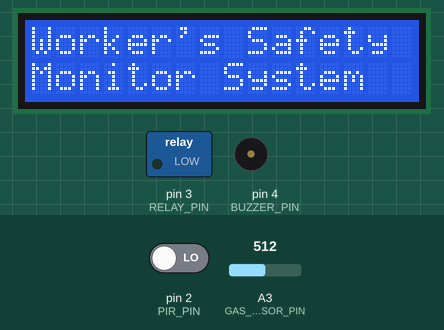
Bench run of a sketch on a simulated Arduino Uno, built with avr-gcc and run on an emulated ATmega328P. On the bench: 16×2 character LCD, switched loads named in the sketch (green lamp = pin HIGH), buzzer (waves = sounding). The inputs (shaded band) are chosen by the test bench; at power-on: A3 (GAS_SENSOR_PIN) = 512, pin 2 (PIR_PIN) LOW. Pins used as bus, display or sensor lines are not drawn; what the sketch prints to the serial monitor is not drawn.

Above: at 0.1 s.
4.3 s: A3 (GAS_SENSOR_PIN) set to 587
5.8 s: A3 (GAS_SENSOR_PIN) set to 613
At 6.3 s:
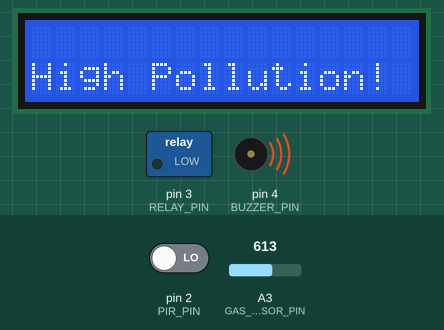
8.0 s: pin 2 (PIR_PIN) driven HIGH
At 9.4 s:
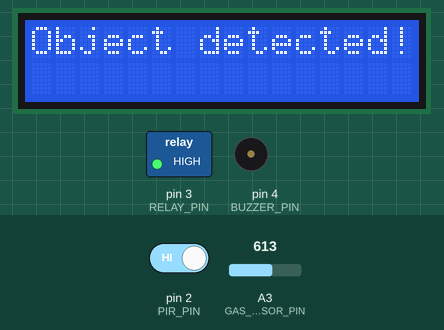
10.2 s: pin 2 (PIR_PIN) driven LOW
At 10.43 s:
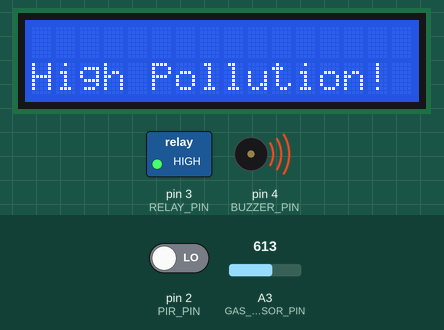
12.2 s: A3 (GAS_SENSOR_PIN) set to 590
At 14.0 s:
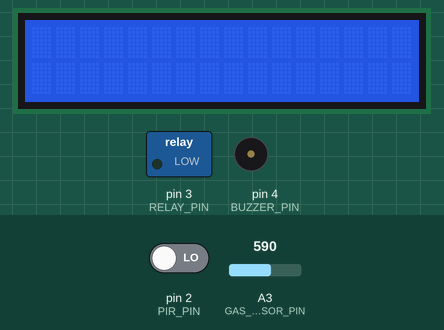
14.3 s: A3 (GAS_SENSOR_PIN) set to 610
At 16.8 s:
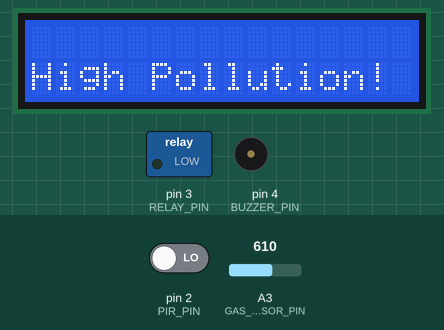
Timing chart, 0 to 17.4 s (numbered marks = the images above; inputs shaded):
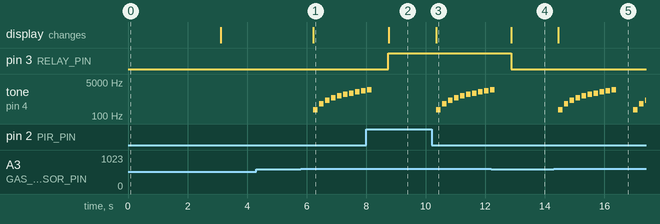

The sketch:

4.Workers_Safety.ino
```cpp
#include <Wire.h>
#include <LiquidCrystal_I2C.h>

#define PIR_PIN 2 // PIR sensor pin
#define GAS_SENSOR_PIN A3 // Gas sensor pin
#define RELAY_PIN 3 // Relay


#define BUZZER_PIN 4 // Buzzer pin

LiquidCrystal_I2C lcd(0x27, 16, 2); // Set the LCD address to 0x27 for a 16 chars and 2 line display

void setup() {
  Serial.begin(9600);
  pinMode(PIR_PIN, INPUT);
  pinMode(GAS_SENSOR_PIN, INPUT);
  pinMode(RELAY_PIN, OUTPUT);
  pinMode(BUZZER_PIN, OUTPUT);

  lcd.init();                      // Initialize the LCD
  lcd.backlight();                 // Turn on the backlight
  lcd.setCursor(0, 0);
  lcd.print("Worker's Safety");   // Print a message to the LCD
  lcd.setCursor(0, 1);
  lcd.print("Monitor System");   // Print a message to the LCD
  delay(3000);
  lcd.clear();

}

void loop() {

  int MotionValue = digitalRead(PIR_PIN) ;
  // Read gas sensor value
  int gasValue = analogRead(GAS_SENSOR_PIN);
  // float voltage = (gasValue / 1024.0) * 5.0;
  // float ppm = (voltage / 5.0) * 10000; // Convert to parts per million (ppm)

  lcd.setCursor(0, 1);
  lcd.print("Pollution: ");
  lcd.print(gasValue);

  // Check PIR sensor
  if (MotionValue == 1) {
    digitalWrite(RELAY_PIN, HIGH); // Turn off relay
    lcd.clear();
    lcd.setCursor(0, 0);
    lcd.print("Object detected!"); // Print accident message
    digitalWrite(BUZZER_PIN, HIGH); // Turn on buzzer

  }
  // Check gas pollution level
  else if (gasValue > 600) {
    lcd.clear();
    lcd.setCursor(0, 1);
    lcd.print("High Pollution!"); // Print high pollution message
    PollutionIndicator();

  }else
   {
    lcd.clear();
    digitalWrite(RELAY_PIN, LOW); // Turn on relay
    digitalWrite(BUZZER_PIN, LOW); // Turn off buzzer
  }
  Serial.println("gas: " + String(gasValue));
  Serial.println("PIR: " + String(MotionValue));

  delay(500); // Wait for 1 second before next iteration
}
void PollutionIndicator() {
  // Generate a pulsating tone
  for (int i = 200; i <= 2000; i += 200) {
    tone(BUZZER_PIN, i); // Start tone at frequency i
    delay(150); // Tone duration
    noTone(BUZZER_PIN); // Turn off tone
    delay(50); // Pause between tones
  }
}
```

Measured:
- the behaviour switches between 600 and 601 on A3 (GAS_SENSOR_PIN) (found by bisection; images 0 and 1)
- after the input at 4.3 s, every drawn part: stays the same
- after the input at 5.8 s, tone on pin 4 (BUZZER_PIN): plays 200 Hz for 0.15 s, 400 Hz for 0.15 s, 600 Hz for 0.15 s, 800 Hz for 0.15 s, 1000 Hz for 0.15 s, 1200 Hz for 0.15 s … (9 notes in this stretch), starting after 0.43 s; the display: changes after 0.43 s (image 1)
- after the input at 8.0 s, pin 3 (RELAY_PIN): LOW → HIGH after 0.75 s; tone on pin 4 (BUZZER_PIN): goes on until 8.2 s, then stays silent; the display: changes after 0.76 s (image 2)
- after the input at 10.2 s, tone on pin 4 (BUZZER_PIN): plays 200 Hz for 0.15 s, 400 Hz for 0.15 s, 600 Hz for 0.15 s, 800 Hz for 0.15 s, 1000 Hz for 0.15 s, 1200 Hz for 0.15 s … (10 notes in this stretch), starting after 0.16 s; the display: changes after 0.16 s (image 3)
- after the input at 12.2 s, pin 3 (RELAY_PIN): HIGH → LOW after 0.68 s; tone on pin 4 (BUZZER_PIN): goes on until 12.3 s, then stays silent; the display: changes after 0.68 s (image 4)
- after the input at 14.3 s, tone on pin 4 (BUZZER_PIN): plays 200 Hz for 0.15 s, 400 Hz for 0.15 s, 600 Hz for 0.15 s, 800 Hz for 0.15 s, 1000 Hz for 0.15 s, 1200 Hz for 0.15 s … (13 notes in this stretch), starting after 0.15 s; the display: changes after 0.15 s (image 5)
